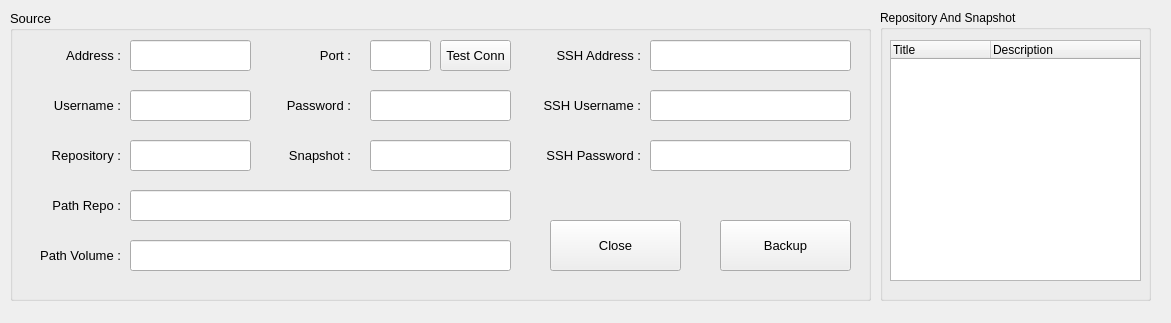
<?xml version="1.0" encoding="UTF-8"?>
<ui version="4.0">
 <class>MainWindow</class>
 <widget class="QMainWindow" name="MainWindow">
  <property name="geometry">
   <rect>
    <x>0</x>
    <y>0</y>
    <width>1171</width>
    <height>323</height>
   </rect>
  </property>
  <property name="minimumSize">
   <size>
    <width>1000</width>
    <height>200</height>
   </size>
  </property>
  <property name="maximumSize">
   <size>
    <width>1200</width>
    <height>1000</height>
   </size>
  </property>
  <property name="windowTitle">
   <string>Backup ElasticSearch</string>
  </property>
  <widget class="QWidget" name="centralwidget">
   <widget class="QWidget" name="verticalLayoutWidget">
    <property name="geometry">
     <rect>
      <x>10</x>
      <y>10</y>
      <width>861</width>
      <height>291</height>
     </rect>
    </property>
    <layout class="QVBoxLayout" name="verticalLayout">
     <item>
      <widget class="QGroupBox" name="groupBox">
       <property name="maximumSize">
        <size>
         <width>16777215</width>
         <height>16777215</height>
        </size>
       </property>
       <property name="font">
        <font>
         <pointsize>10</pointsize>
        </font>
       </property>
       <property name="title">
        <string>Source </string>
       </property>
       <widget class="QLabel" name="label">
        <property name="geometry">
         <rect>
          <x>30</x>
          <y>30</y>
          <width>81</width>
          <height>31</height>
         </rect>
        </property>
        <property name="layoutDirection">
         <enum>Qt::LeftToRight</enum>
        </property>
        <property name="text">
         <string>Address :</string>
        </property>
        <property name="alignment">
         <set>Qt::AlignRight|Qt::AlignTrailing|Qt::AlignVCenter</set>
        </property>
       </widget>
       <widget class="QLineEdit" name="txtSourceIP">
        <property name="geometry">
         <rect>
          <x>120</x>
          <y>30</y>
          <width>121</width>
          <height>31</height>
         </rect>
        </property>
       </widget>
       <widget class="QLabel" name="label_2">
        <property name="geometry">
         <rect>
          <x>290</x>
          <y>30</y>
          <width>51</width>
          <height>31</height>
         </rect>
        </property>
        <property name="layoutDirection">
         <enum>Qt::LeftToRight</enum>
        </property>
        <property name="text">
         <string>Port :</string>
        </property>
        <property name="alignment">
         <set>Qt::AlignRight|Qt::AlignTrailing|Qt::AlignVCenter</set>
        </property>
       </widget>
       <widget class="QLineEdit" name="txtSourcePort">
        <property name="geometry">
         <rect>
          <x>360</x>
          <y>30</y>
          <width>61</width>
          <height>31</height>
         </rect>
        </property>
       </widget>
       <widget class="QLabel" name="label_3">
        <property name="geometry">
         <rect>
          <x>10</x>
          <y>80</y>
          <width>101</width>
          <height>31</height>
         </rect>
        </property>
        <property name="layoutDirection">
         <enum>Qt::LeftToRight</enum>
        </property>
        <property name="text">
         <string>Username :</string>
        </property>
        <property name="alignment">
         <set>Qt::AlignRight|Qt::AlignTrailing|Qt::AlignVCenter</set>
        </property>
       </widget>
       <widget class="QLineEdit" name="txtSourceUsername">
        <property name="geometry">
         <rect>
          <x>120</x>
          <y>80</y>
          <width>121</width>
          <height>31</height>
         </rect>
        </property>
       </widget>
       <widget class="QLabel" name="label_4">
        <property name="geometry">
         <rect>
          <x>270</x>
          <y>80</y>
          <width>71</width>
          <height>31</height>
         </rect>
        </property>
        <property name="layoutDirection">
         <enum>Qt::LeftToRight</enum>
        </property>
        <property name="text">
         <string>Password :</string>
        </property>
        <property name="alignment">
         <set>Qt::AlignRight|Qt::AlignTrailing|Qt::AlignVCenter</set>
        </property>
       </widget>
       <widget class="QLineEdit" name="txtSourcePassword">
        <property name="geometry">
         <rect>
          <x>360</x>
          <y>80</y>
          <width>141</width>
          <height>31</height>
         </rect>
        </property>
       </widget>
       <widget class="QLabel" name="label_9">
        <property name="geometry">
         <rect>
          <x>10</x>
          <y>180</y>
          <width>101</width>
          <height>31</height>
         </rect>
        </property>
        <property name="layoutDirection">
         <enum>Qt::LeftToRight</enum>
        </property>
        <property name="frameShape">
         <enum>QFrame::NoFrame</enum>
        </property>
        <property name="text">
         <string>Path Repo :</string>
        </property>
        <property name="alignment">
         <set>Qt::AlignRight|Qt::AlignTrailing|Qt::AlignVCenter</set>
        </property>
       </widget>
       <widget class="QLineEdit" name="txtPathRepo">
        <property name="geometry">
         <rect>
          <x>120</x>
          <y>180</y>
          <width>381</width>
          <height>31</height>
         </rect>
        </property>
       </widget>
       <widget class="QLabel" name="label_10">
        <property name="geometry">
         <rect>
          <x>10</x>
          <y>130</y>
          <width>101</width>
          <height>31</height>
         </rect>
        </property>
        <property name="layoutDirection">
         <enum>Qt::LeftToRight</enum>
        </property>
        <property name="frameShape">
         <enum>QFrame::NoFrame</enum>
        </property>
        <property name="text">
         <string>Repository :</string>
        </property>
        <property name="alignment">
         <set>Qt::AlignRight|Qt::AlignTrailing|Qt::AlignVCenter</set>
        </property>
       </widget>
       <widget class="QLineEdit" name="txtRepository">
        <property name="geometry">
         <rect>
          <x>120</x>
          <y>130</y>
          <width>121</width>
          <height>31</height>
         </rect>
        </property>
       </widget>
       <widget class="QLineEdit" name="txtSnapshot">
        <property name="geometry">
         <rect>
          <x>360</x>
          <y>130</y>
          <width>141</width>
          <height>31</height>
         </rect>
        </property>
       </widget>
       <widget class="QLabel" name="label_11">
        <property name="geometry">
         <rect>
          <x>270</x>
          <y>130</y>
          <width>71</width>
          <height>31</height>
         </rect>
        </property>
        <property name="layoutDirection">
         <enum>Qt::LeftToRight</enum>
        </property>
        <property name="frameShape">
         <enum>QFrame::NoFrame</enum>
        </property>
        <property name="text">
         <string>Snapshot :</string>
        </property>
        <property name="alignment">
         <set>Qt::AlignRight|Qt::AlignTrailing|Qt::AlignVCenter</set>
        </property>
       </widget>
       <widget class="QLabel" name="label_12">
        <property name="geometry">
         <rect>
          <x>10</x>
          <y>230</y>
          <width>101</width>
          <height>31</height>
         </rect>
        </property>
        <property name="layoutDirection">
         <enum>Qt::LeftToRight</enum>
        </property>
        <property name="frameShape">
         <enum>QFrame::NoFrame</enum>
        </property>
        <property name="text">
         <string>Path Volume :</string>
        </property>
        <property name="alignment">
         <set>Qt::AlignRight|Qt::AlignTrailing|Qt::AlignVCenter</set>
        </property>
       </widget>
       <widget class="QLineEdit" name="txtPathVolume">
        <property name="geometry">
         <rect>
          <x>120</x>
          <y>230</y>
          <width>381</width>
          <height>31</height>
         </rect>
        </property>
       </widget>
       <widget class="QLineEdit" name="txtSSHAddress">
        <property name="geometry">
         <rect>
          <x>640</x>
          <y>30</y>
          <width>201</width>
          <height>31</height>
         </rect>
        </property>
       </widget>
       <widget class="QLabel" name="label_13">
        <property name="geometry">
         <rect>
          <x>540</x>
          <y>30</y>
          <width>91</width>
          <height>31</height>
         </rect>
        </property>
        <property name="layoutDirection">
         <enum>Qt::LeftToRight</enum>
        </property>
        <property name="text">
         <string>SSH Address :</string>
        </property>
        <property name="alignment">
         <set>Qt::AlignRight|Qt::AlignTrailing|Qt::AlignVCenter</set>
        </property>
       </widget>
       <widget class="QLabel" name="label_14">
        <property name="geometry">
         <rect>
          <x>530</x>
          <y>80</y>
          <width>101</width>
          <height>31</height>
         </rect>
        </property>
        <property name="layoutDirection">
         <enum>Qt::LeftToRight</enum>
        </property>
        <property name="text">
         <string>SSH Username :</string>
        </property>
        <property name="alignment">
         <set>Qt::AlignRight|Qt::AlignTrailing|Qt::AlignVCenter</set>
        </property>
       </widget>
       <widget class="QLineEdit" name="txtSSHUsername">
        <property name="geometry">
         <rect>
          <x>640</x>
          <y>80</y>
          <width>201</width>
          <height>31</height>
         </rect>
        </property>
       </widget>
       <widget class="QLabel" name="label_15">
        <property name="geometry">
         <rect>
          <x>530</x>
          <y>130</y>
          <width>101</width>
          <height>31</height>
         </rect>
        </property>
        <property name="layoutDirection">
         <enum>Qt::LeftToRight</enum>
        </property>
        <property name="text">
         <string>SSH Password :</string>
        </property>
        <property name="alignment">
         <set>Qt::AlignRight|Qt::AlignTrailing|Qt::AlignVCenter</set>
        </property>
       </widget>
       <widget class="QLineEdit" name="txtSSHPassword">
        <property name="geometry">
         <rect>
          <x>640</x>
          <y>130</y>
          <width>201</width>
          <height>31</height>
         </rect>
        </property>
       </widget>
       <widget class="QPushButton" name="btnBackUp">
        <property name="geometry">
         <rect>
          <x>710</x>
          <y>210</y>
          <width>131</width>
          <height>51</height>
         </rect>
        </property>
        <property name="text">
         <string>Backup</string>
        </property>
       </widget>
       <widget class="QPushButton" name="btnClose">
        <property name="geometry">
         <rect>
          <x>540</x>
          <y>210</y>
          <width>131</width>
          <height>51</height>
         </rect>
        </property>
        <property name="text">
         <string>Close</string>
        </property>
       </widget>
       <widget class="QPushButton" name="btnTestConnection">
        <property name="geometry">
         <rect>
          <x>430</x>
          <y>30</y>
          <width>71</width>
          <height>31</height>
         </rect>
        </property>
        <property name="text">
         <string>Test Conn</string>
        </property>
       </widget>
      </widget>
     </item>
    </layout>
   </widget>
   <widget class="QWidget" name="horizontalLayoutWidget">
    <property name="geometry">
     <rect>
      <x>880</x>
      <y>10</y>
      <width>271</width>
      <height>291</height>
     </rect>
    </property>
    <layout class="QHBoxLayout" name="horizontalLayout">
     <item>
      <widget class="QGroupBox" name="groupBox_2">
       <property name="title">
        <string>Repository And Snapshot</string>
       </property>
       <widget class="QTreeWidget" name="treHistory">
        <property name="geometry">
         <rect>
          <x>10</x>
          <y>30</y>
          <width>251</width>
          <height>241</height>
         </rect>
        </property>
        <column>
         <property name="text">
          <string>Title</string>
         </property>
        </column>
        <column>
         <property name="text">
          <string>Description</string>
         </property>
        </column>
       </widget>
      </widget>
     </item>
    </layout>
   </widget>
  </widget>
 </widget>
 <tabstops>
  <tabstop>txtSourceIP</tabstop>
  <tabstop>txtSourcePort</tabstop>
  <tabstop>txtSourceUsername</tabstop>
  <tabstop>txtSourcePassword</tabstop>
  <tabstop>txtRepository</tabstop>
  <tabstop>txtSnapshot</tabstop>
  <tabstop>txtPathRepo</tabstop>
  <tabstop>btnBackUp</tabstop>
  <tabstop>btnClose</tabstop>
 </tabstops>
 <resources/>
 <connections/>
</ui>
